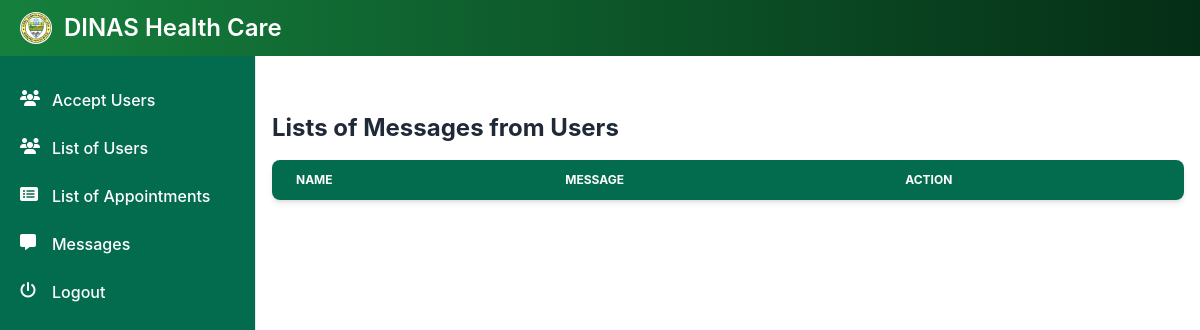
Page /mainMessage on the earlier database version.
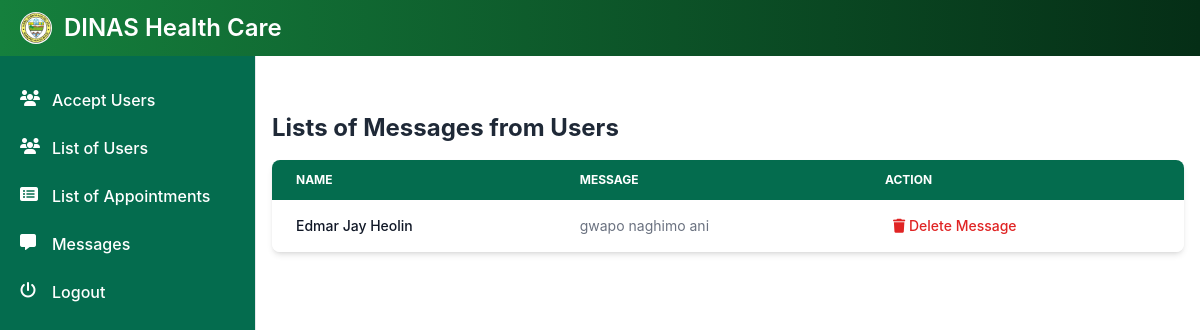
Same page on the later database version.
### users/models.py (models this page shows)
class Message(models.Model):
    sender = models.TextField()
    message = models.TextField()

### users/views.py (the view)
# urls.py: path('mainMessage', views.mainMessage, name='mainMessage'),
def mainMessage(request):
    feeback = Message.objects.all().order_by('-id')
    context = {
        'feeback': feeback
    }
    return render(request, 'main/messages.html', context)

### users/templates/main/messages.html (shortened to what this page needs)
{% load static tailwind_tags %}<!DOCTYPE html>
<html lang="en">
	<head>
		{% tailwind_css %}
		<link
			href="https://cdnjs.cloudflare.com/ajax/libs/flowbite/2.3.0/flowbite.min.css"
			rel="stylesheet" />
		<link
			rel="stylesheet"
			href="https://cdnjs.cloudflare.com/ajax/libs/font-awesome/6.5.2/css/all.min.css"
 />
	</head>
	<body>
		{% include 'includes/adminSidebar.html' %}
		<div class="p-4 sm:ml-64">
			<p class="text-gray-800 mt-24 mb-4 font-bold text-2xl">Lists of Messages from Users</p>
			<div class="relative overflow-x-auto shadow-md sm:rounded-lg">
				<table class="w-full text-sm text-left rtl:text-right text-gray-500">
					<thead class="text-xs text-white uppercase bg-green-700">
						<tr>
							<th
								scope="col"
								class="px-6 py-3">
								name
							</th>
							<th
								scope="col"
								class="px-6 py-3">
								Message
							</th>
							<th
								scope="col"
								class="px-6 py-3">
								Action
							</th>
						</tr>
					</thead>
					<tbody>
						{% for user in feeback %}
						<tr class="bg-white even:bg-green-200">
							<td
								scope="row"
								class="px-6 py-4 font-medium text-gray-900 whitespace-nowrap">
								{{user.sender}}
							</td>
							<td class="px-6 py-4">{{user.message}}</td>
							<td class="px-6 py-4">
								<a
									href="{% url 'removeMessage' user.id %}"
									class="font-medium text-red-600 hover:underline mx-2">
									<i
										class="fa fa-trash"
										aria-hidden="true"></i>
									Delete Message
								</a>
							</td>
						</tr>
						{% endfor %}
					</tbody>
				</table>
			</div>
		</div>
	</body>
</html>

Differences in the rows shown:
added Message: sender "Edmar Jay Heolin", message "gwapo naghimo ani"
